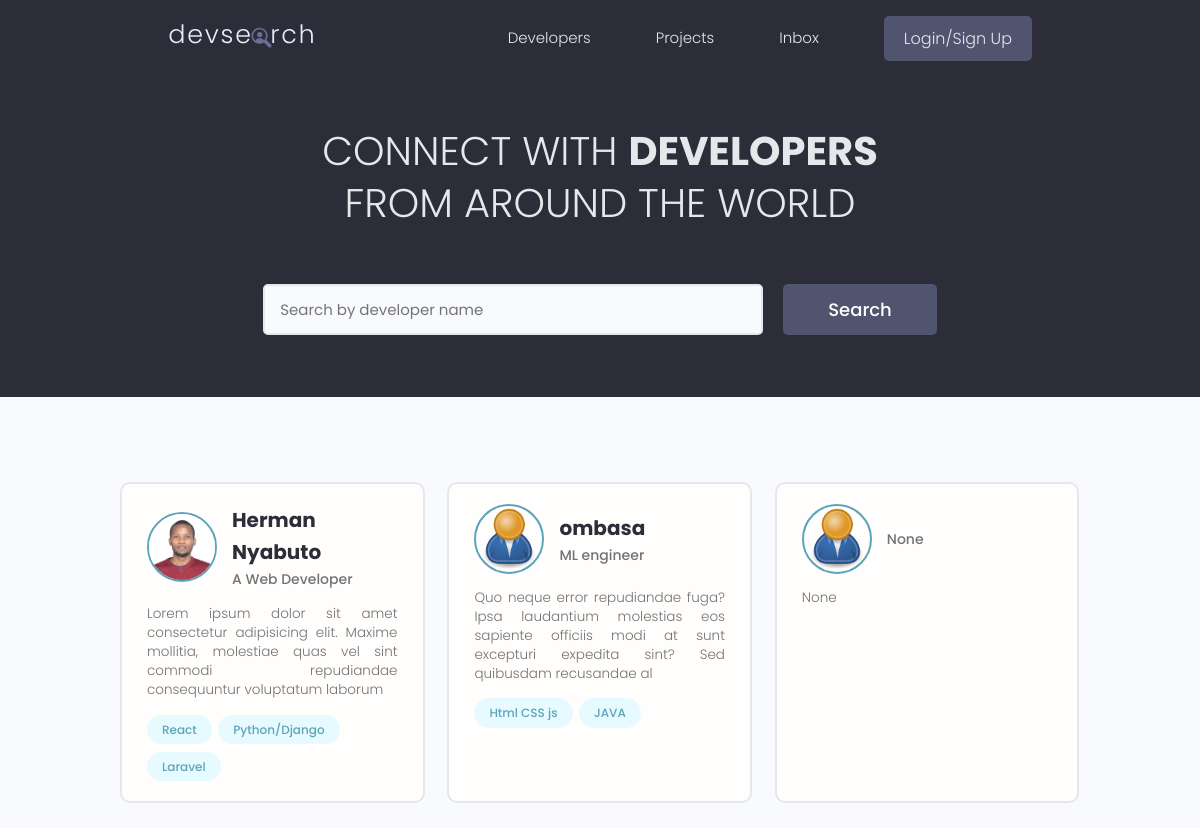
Before: / with the older database file.
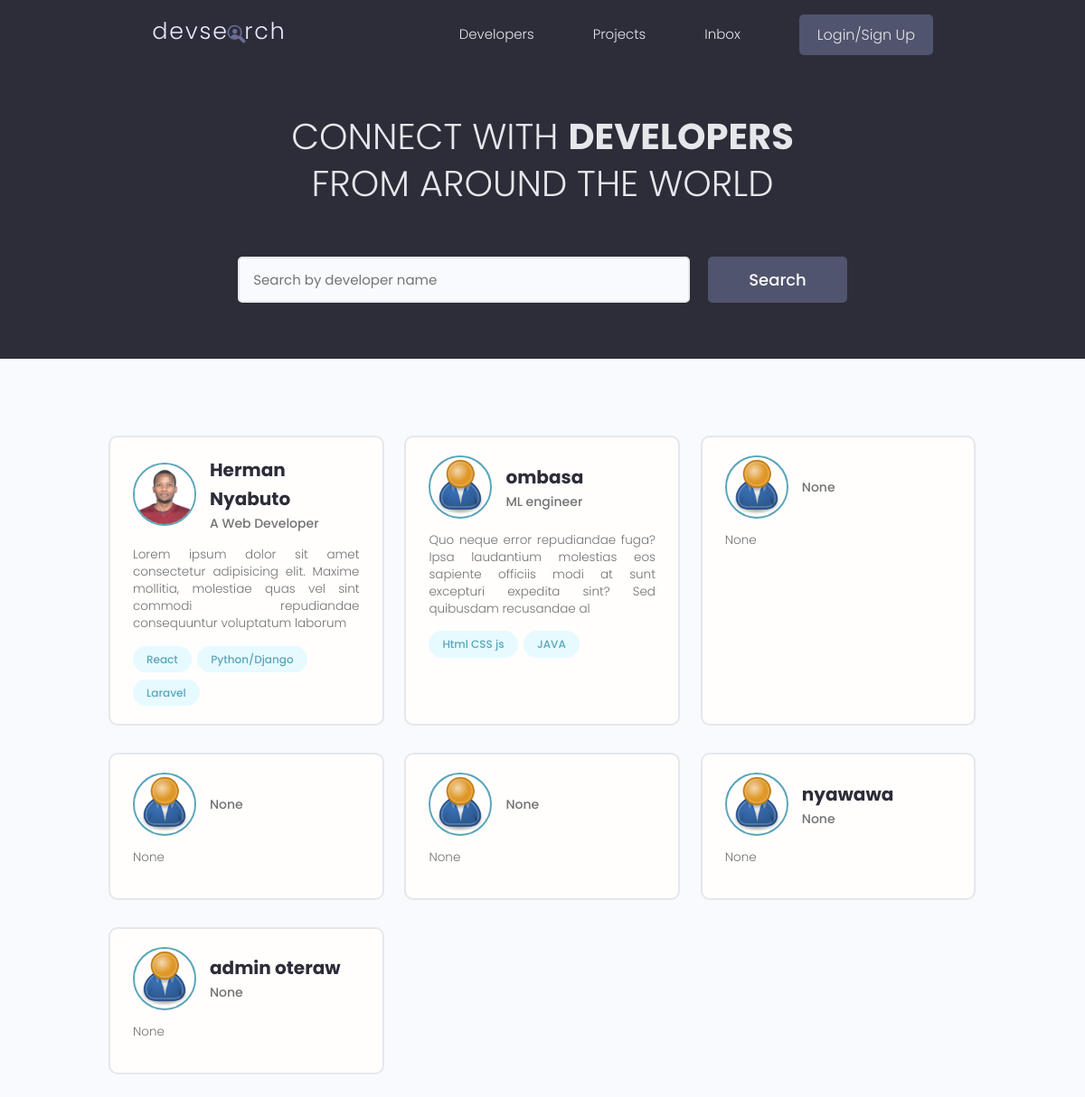
After: the same page with the newer database file.
### users/models.py (models this page shows, shortened)
class Profile(models.Model):
    user = models.OneToOneField(User, on_delete=models.CASCADE, null=True, blank=True)
    name = models.CharField(max_length=200, blank=True, null=True)
    email = models.EmailField(max_length=500, blank=True, null=True)
    username = models.CharField(max_length=200, blank=True, null=True)
    location = models.CharField(max_length=200, blank=True, null=True)
    short_intro = models.CharField(max_length=200, blank=True, null=True)
    bio = models.TextField(blank=True, null=True)
    profile_image = models.ImageField(null=True, blank=True, upload_to='profiles/', default="profiles/user-default.png")
    social_github = models.CharField(max_length=200, blank=True, null=True)
    social_twitter = models.CharField(max_length=200, blank=True, null=True)
    social_linkedin = models.CharField(max_length=200, blank=True, null=True)
    social_youtube = models.CharField(max_length=200, blank=True, null=True)
    social_website = models.CharField(max_length=200, blank=True, null=True)
    created = models.DateTimeField(auto_now_add=True)
    id = models.UUIDField(default=uuid.uuid4, unique=True, primary_key=True, editable=False)

class Skill(models.Model):
    owner = models.ForeignKey(
        Profile, on_delete=models.CASCADE, null=True, blank=True)
    name = models.CharField(max_length=200, blank=True, null=True)
    description = models.TextField(null=True, blank=True)
    created = models.DateTimeField(auto_now_add=True)
    id = models.UUIDField(default=uuid.uuid4, unique=True, primary_key=True, editable=False)
    def __str__(self):
        return str(self.name)

### users/views.py (the view)
# urls.py: path('', views.profiles, name="profiles"),
def profiles(request):
    profiles = Profile.objects.all()
    context = {'profiles': profiles}
    return render(request, 'users/profiles.html', context)

### users/templates/users/profiles.html (shortened to what this page needs)
{% extends 'main.html' %}
{% block content %}
  <main class="home">
    <section class="hero-section text-center">
      <div class="container container--narrow">
        <div class="hero-section__box">
          <h2>CONNECT WITH <span>DEVELOPERS</span></h2>
          <h2>FROM AROUND THE WORLD</h2>
        </div>
        <div class="hero-section__search">
          <form class="form" action="#" method="get">
            <div class="form__field">
              <input class="input input--text" id="formInput#search" type="text" name="text"
                placeholder="Search by developer name" />
            </div>
            <input class="btn btn--sub btn--lg" type="submit" value="Search" />
          </form>
        </div>
      </div>
    </section>
    <section class="devlist">
      <div class="container">
        <div class="grid grid--three">
          {% for profile in profiles %}
          <div class="column card">
            <div class="dev">
              <a href="{% url 'user-profile' profile.id %}" class="card__body">
                <div class="dev__profile">
                  <img class="avatar avatar--md" src="{{ profile.profile_image.url }}" alt="image" />
                  <div class="dev__meta">
                    <h3>{{profile.name}}</h3>
                    <h5>{{profile.short_intro|slice:"60"}}</h5>
                  </div>
                </div>
                <p class="dev__info">{{profile.bio|slice:"150"}}</p>
                <div class="dev__skills">
                  {% for skill in profile.skill_set.all|slice:"5" %}
                  <span class="tag tag--pill tag--main">
                    <small>{{skill}}</small>
                  </span>
                  {% endfor %}
                </div>
              </a>
            </div>
          </div>
          {% endfor %}
        </div>
      </div>
    </section>
  </main>
{% endblock %}

### templates/main.html (shortened to what this page needs)
<!DOCTYPE html>
{% load static %}
<html>
<head>
    <link rel="stylesheet" href="https://cdn.iconmonstr.com/1.3.0/css/iconmonstr-iconic-font.min.css" />
    <link rel="stylesheet" href="{% static 'uikit/styles/uikit.css' %}" />
    <link rel="stylesheet" href="{% static 'styles/app.css' %}" />
</head>
<body>
    {% include 'navbar.html' %}
    {% block content %}
    {% endblock content %}
</body>
</html>

### templates/navbar.html (shortened to what this page needs)
{% load static %}
 <header class="header">
    <div class="container container--narrow">
      <a href="{% url 'profiles' %}" class="header__logo">
        <img src="{% static 'images/logo.svg' %}" alt="DevSearch Logo" />
      </a>
      <nav class="header__nav">
        <ul class="header__menu">
          <li class="header__menuItem"><a href="{% url 'profiles' %}">Developers</a></li>
          <li class="header__menuItem"><a href="{% url 'projects' %}">Projects</a></li>
          <li class="header__menuItem"><a href="">Inbox</a></li>
          {% if request.user.is_authenticated %}
          <li class="header__menuItem"><a href="{% url 'create-project' %}">Add Project</a></li><li class="header__menuItem"><a href="">My Account</a></li>
          <li class="header__menuItem"><a href="{% url 'logout' %}" class="btn btn--sub">Logout</a></li>
          {% else %}
          <li class="header__menuItem"><a href="{% url 'login' %}" class="btn btn--sub">Login/Sign Up</a></li>
          {% endif %}
        </ul>
      </nav>
    </div>
  </header>

### static/styles/app.css (style rules this page uses)
:root { --color-sub: #2d2d39; }
.btn--sub { background-color: var(--color-sub-light); }
.card { border: 2px solid var(--color-light); }
img { width: 100%; }
.header { position: sticky; z-index: 111; background-color: var(--color-sub); padding: 1.5rem 0; }
.header > .container { display: flex; justify-content: space-between; align-items: center; }
.header__logo > img { height: 3.8rem; }
.header__nav > ul { display: inline-flex; align-items: center; list-style: none; gap: 6.5rem; }
.header__menuItem > a { color: var(--color-light); font-weight: 300; }
.hero-section { height: 40vh; display: flex; align-items: center; background-color: var(--color-sub); }
.hero-section__box { margin-bottom: 4rem; }
.hero-section__box > h2, .hero-section__box > h2 > span { font-size: 4rem; color: var(--color-light); line-height: 1.3; text-transform: uppercase; }
.hero-section__box > h2 { font-weight: 300; }
.hero-section__box > h2 > span { font-weight: 700; }
.hero-section__search > .form { display: flex; align-items: center; justify-content: center; gap: 2rem; }
.hero-section__search > .form input.input--text { width: 50rem; }
.devlist { margin-top: 8rem; }
.devlist .grid { align-items: stretch; }
.devlist .dev .dev__profile { display: flex; align-items: center; gap: 1.5rem; }
.devlist .dev .dev__meta h3 { color: var(--color-sub); font-size: 2rem; font-weight: 700; }
.devlist .dev .dev__meta h5 { color: var(--color-text); font-size: 1.4rem; font-weight: 500; }
.devlist .dev .dev__info { margin: 1.5rem 0; font-size: 1.35rem; line-height: 1.4; text-align: justify; }

### static/uikit/styles/modules/_variables.css (style rules this page uses)
:root { --color-main: #5aa5b9; --color-main-light: #e6faff; --color-sub: #3f4156; --color-sub-light: #51546e; --color-sub-lighter: #ededfd; --color-text: #737373; --color-gray: #8b8b8b; --color-light: #e5e7eb; --color-light-gray: #767676; --color-bg: #f8fafd; --color-white: #fffefd; --color-white-light: #f3f3f3; --color-success: #359e64; --color-success-bg: #def8e8; --color-error: #fc4b0b; --color-error-bg: #fff2ee; --font-base: 'Poppins', arial, helvetica, 'Segoe UI', roboto, ubuntu, sans-serif; --font-monospace: 'Fira Code', 'Courier New', courier, monospace; --font-regular: 300; --font-medium: 500; --font-bold: 700; --generic-shadow: 1px 1px 5px #00000010; --generic-transition: all 0.3s ease-in-out; }

### static/uikit/styles/modules/_base.css (style rules this page uses)
* { margin: 0; padding: 0; box-sizing: border-box; text-rendering: optimizeLegibility; color: inherit; font-size: inherit; }
html { font-size: 50%; }
@media only screen and (min-width: 480px) { html { font-size: 56.25%; } }
@media only screen and (min-width: 1200px) { html { font-size: 62.5%; } }
body { line-height: 1.6; font-weight: 400; font-size: 1.5rem; color: var(--color-text); background-color: var(--color-bg); min-height: 100vh; }

### static/uikit/styles/modules/_typography.css (style rules this page uses)
* { font-family: var(--font-base); }
h2 { font-size: 3.6rem; font-weight: var(--font-bold); }
h3 { font-size: 3.2rem; font-weight: var(--font-medium); }
h5 { font-size: 2.4rem; font-weight: var(--font-medium); }
h5, h6 { font-weight: var(--font-regular); }
p, span, strong { font-size: 1.6rem; color: var(--color-text); font-weight: var(--font-regular); }
a { padding-bottom: 2px; text-decoration: none; display: inline-block; color: var(--color-main); font-weight: var(--font-medium); }

### static/uikit/styles/modules/_utilities.css (style rules this page uses)
.container { width: 92%; max-width: 165rem; margin: 0 auto; box-sizing: border-box; }
.container--narrow { width: 92%; max-width: 120rem; }
@media screen and (min-width: 1000px) { .container { width: 90%; } }
@media screen and (min-width: 1000px) { .container--narrow { width: 85%; } }
@media screen and (min-width: 1200px) { .container { width: 80%; } }
@media screen and (min-width: 1200px) { .container--narrow { width: 72%; } }
.text-center { text-align: center; }

### static/uikit/styles/modules/_avatar.css (style rules this page uses)
.avatar { border-radius: 50%; border: 2px solid var(--color-main); object-fit: cover; }
.avatar--md { height: 7rem; width: 7rem; }

### static/uikit/styles/modules/_button.css (style rules this page uses)
.btn { display: inline-block; position: relative; cursor: pointer; background-color: var(--color-light); font-weight: var(--font-medium); color: var(--color-sub); text-decoration: none; padding: 1rem 2rem; border-radius: 0.5rem; border: none; width: -webkit-fit-content; width: -moz-fit-content; width: fit-content; height: -webkit-fit-content; height: -moz-fit-content; height: fit-content; font-size: 1.6rem; outline-width: 0; outline-color: transparent; -webkit-backface-visibility: hidden; backface-visibility: hidden; transition: all 0.3s ease-in-out; }
.btn--sub { background-color: var(--color-sub); color: var(--color-white); }
.btn--lg { font-size: 1.8rem; padding: 1.2rem 4.5rem; }

Changed rows visible on the page:
added Profile: profile_image (placeholder picture), short_intro "None", bio "None"
added Profile: profile_image (placeholder picture), short_intro "None", bio "None"
added Profile: profile_image (placeholder picture), name "nyawawa", short_intro "None", bio "None"
added Profile: profile_image (placeholder picture), name "admin oteraw", short_intro "None", bio "None"
